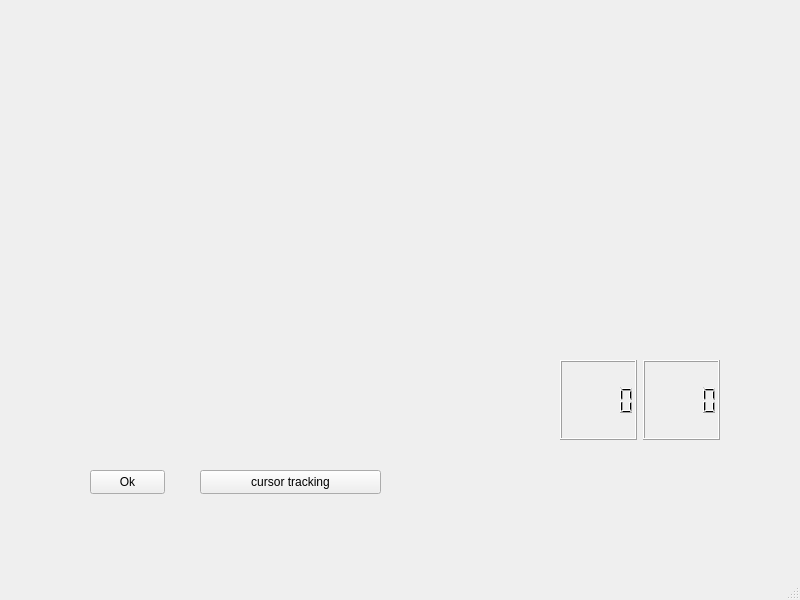
<?xml version="1.0" encoding="UTF-8"?>
<ui version="4.0">
 <class>MainWindow</class>
 <widget class="QMainWindow" name="MainWindow">
  <property name="geometry">
   <rect>
    <x>0</x>
    <y>0</y>
    <width>800</width>
    <height>600</height>
   </rect>
  </property>
  <property name="windowTitle">
   <string>MainWindow</string>
  </property>
  <widget class="QWidget" name="centralwidget">
   <widget class="QWidget" name="verticalLayoutWidget">
    <property name="geometry">
     <rect>
      <x>60</x>
      <y>40</y>
      <width>661</width>
      <height>301</height>
     </rect>
    </property>
    <layout class="QVBoxLayout" name="verticalLayout">
     <item>
      <widget class="QLabel" name="labelInfoClick">
       <property name="font">
        <font>
         <pointsize>30</pointsize>
        </font>
       </property>
       <property name="text">
        <string/>
       </property>
      </widget>
     </item>
     <item>
      <widget class="QLabel" name="labelInfoCursorePosition">
       <property name="font">
        <font>
         <pointsize>30</pointsize>
        </font>
       </property>
       <property name="text">
        <string/>
       </property>
      </widget>
     </item>
    </layout>
   </widget>
   <widget class="QPushButton" name="pushButton">
    <property name="geometry">
     <rect>
      <x>90</x>
      <y>470</y>
      <width>75</width>
      <height>24</height>
     </rect>
    </property>
    <property name="text">
     <string>Ok</string>
    </property>
   </widget>
   <widget class="QPushButton" name="cursorTrackingButton">
    <property name="geometry">
     <rect>
      <x>200</x>
      <y>470</y>
      <width>181</width>
      <height>24</height>
     </rect>
    </property>
    <property name="text">
     <string>cursor tracking</string>
    </property>
   </widget>
   <widget class="QWidget" name="horizontalLayoutWidget">
    <property name="geometry">
     <rect>
      <x>560</x>
      <y>360</y>
      <width>160</width>
      <height>80</height>
     </rect>
    </property>
    <layout class="QHBoxLayout" name="horizontalLayout">
     <item>
      <widget class="QLCDNumber" name="lcdNumberCursorPosX"/>
     </item>
     <item>
      <widget class="QLCDNumber" name="lcdNumberCursorPosY"/>
     </item>
    </layout>
   </widget>
  </widget>
  <widget class="QMenuBar" name="menubar">
   <property name="geometry">
    <rect>
     <x>0</x>
     <y>0</y>
     <width>800</width>
     <height>22</height>
    </rect>
   </property>
  </widget>
  <widget class="QStatusBar" name="statusbar"/>
 </widget>
 <resources/>
 <connections>
  <connection>
   <sender>pushButton</sender>
   <signal>pressed()</signal>
   <receiver>MainWindow</receiver>
   <slot>buttonOkIsPressed()</slot>
   <hints>
    <hint type="sourcelabel">
     <x>160</x>
     <y>501</y>
    </hint>
    <hint type="destinationlabel">
     <x>324</x>
     <y>480</y>
    </hint>
   </hints>
  </connection>
  <connection>
   <sender>pushButton</sender>
   <signal>released()</signal>
   <receiver>MainWindow</receiver>
   <slot>buttonOkIsReleased()</slot>
   <hints>
    <hint type="sourcelabel">
     <x>137</x>
     <y>495</y>
    </hint>
    <hint type="destinationlabel">
     <x>370</x>
     <y>434</y>
    </hint>
   </hints>
  </connection>
 </connections>
 <slots>
  <slot>buttonOkIsPressed()</slot>
  <slot>buttonOkIsReleased()</slot>
 </slots>
</ui>
